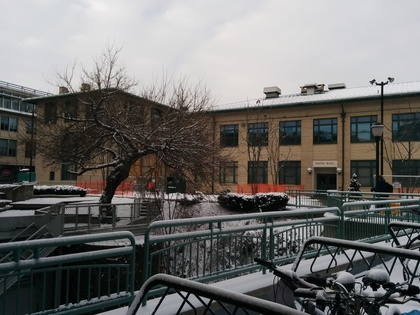
%> input picture homework3/results/ec1.jpg, 420 x 315 px, shrunk from 3264 x 2448 before the run
$ octave ec.m   (GNU Octave 9; MATLAB toolbox functions it lacks are replaced by stand-ins)
%> lines starting %> are read from the running program, lines starting %| are printed output that depends on the picture
### homework3/matlab/generatePanorama.m
% RANSACH.M
% 16-720 Spring 2015 - *Stub* Provided
% Generates a panorama of two images
%
% Arguments:
%     im1  - first image
%     im2  - second image
%
% Returns:
%     im3  - generated panorama
%
% usage: im3 = generatePanorama(im1, im2)

function im3 = generatePanorama(im1, im2)
    % TODO: STUDENT IMPLEMENTATION GOES HERE

    im1gray = im2double(rgb2gray(im1));
    im2gray = im2double(rgb2gray(im2));

    im1Features = detectSURFFeatures(im1gray);
    im2Features = detectSURFFeatures(im2gray);

    [features1, valid_points1] = extractFeatures(im1gray, im1Features);
    [features2, valid_points2] = extractFeatures(im2gray, im2Features);

    [indexPairs] = matchFeatures(features1,features2,'MaxRatio',.5);

    matchedPoints1 = valid_points1(indexPairs(:, 1), :);
    matchedPoints2 = valid_points2(indexPairs(:, 2), :);


    S = size(matchedPoints1,1);
    pts1 = [];
    pts2 = [];
    temp1 = [];
    temp2 = [];

    for i = 1:S
       temp1 = [round(matchedPoints1(i).Location)]';
       pts1 = [pts1 temp1];
       temp2 = [round(matchedPoints2(i).Location)]';
       pts2 = [pts2 temp2];
    end

    pts1(3,:) = 1;
    pts2(3,:) = 1;
    newIndexes =[ linspace(1,101,101);linspace(1,101,101)]';
    [H,e,I] = ransacH(newIndexes,pts1,pts2,1000,1);
    [h,w,~] = size(im1);
    [h2,w2,~] = size(im2)
    extrema1 = [w2;0;1];
    extrema2 = [w2;h2;1];
    extrema3 = [0;0;1];
    extrema4 = [0;h2;1];
    extrema5 = [w;0;1];
    extrema6 = [w;h;1];
    extrema7 = [0;0;1];
    extrema8 = [0;h;1];

    M = [.5 0 0; 0 .5 0; 0 0 1];

    translated1 = M*H*extrema1;
    translated2 = M*H*extrema2;
    translated3 = M*H*extrema3;
    translated4 = M*H*extrema4;
    translated5 = M*extrema5;
    translated6 = M*extrema6;
    translated7 = M*extrema7;
    translated8 = M*extrema8;

    xtranslated = [translated1(1)/translated1(3) translated2(1)/translated2(3) translated3(1)/translated3(3) translated4(1)/translated4(3)...
        translated5(1)/translated5(3) translated6(1)/translated6(3) translated7(1)/translated7(3) translated8(1)/translated8(3)];
    ytranslated = [translated1(2)/translated1(3) translated2(2)/translated2(3) translated3(2)/translated3(3) translated4(2)/translated4(3)...
        translated5(2)/translated5(3) translated6(2)/translated6(3) translated7(2)/translated7(3) translated8(2)/translated8(3)];
    xtrans = max(xtranslated) - min(xtranslated);
    ytrans =  max(ytranslated) - min(ytranslated);

    M(1,3) = abs(min(xtranslated));
    M(2,3) = abs(min(ytranslated));

    outsize = [round(ytrans),round(xtrans)];


    warp_im1 = warpH(im1,M,outsize);
    warp_im2 = warpH(im2,M*H,outsize);
    combinedImg = imfuse(warp_im1,warp_im2,'blend');
    imshow(combinedImg);

    im3 = combinedImg;

end

### homework3/matlab/ec.m
%load images
im1 = imread('../results/ec1.jpg');
%> im1 is the input picture: size 315x420x3 uint8; mean R, G, B 109.8, 108.8, 106.7
im2 = imread('../results/ec2.jpg');
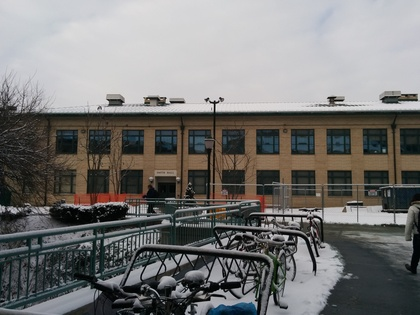
%> input picture homework3/results/ec2.jpg, 420 x 315 px, shrunk from 3264 x 2448 before the run
%> im2 is the input picture: size 315x420x3 uint8; mean R, G, B 118.7, 117.9, 116.4
im3 = imread('../results/ec3.jpg');
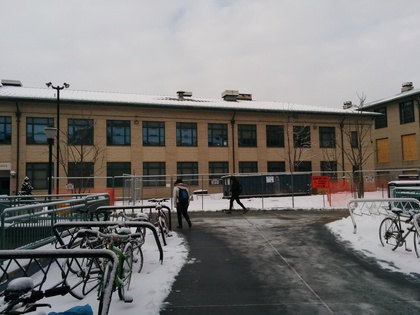
%> input picture homework3/results/ec3.jpg, 420 x 315 px, shrunk from 3264 x 2448 before the run
%> im3 is the input picture: size 315x420x3 uint8; mean R, G, B 120.9, 118.5, 116.4
%im4 is fuse of 1 and 2;
im4 = generatePanorama(im1,im2);
%> in generatePanorama, `im1gray = im2double(rgb2gray(im1));`:
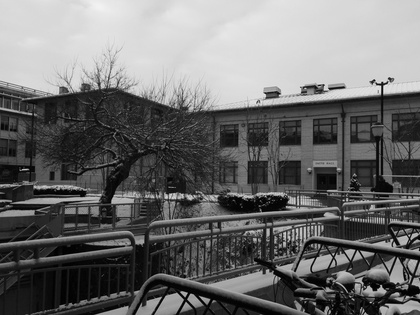
%> im1gray: size 315x420 double; min 0, max 0.949, mean 0.427
%> in generatePanorama, `im2gray = im2double(rgb2gray(im2));`:
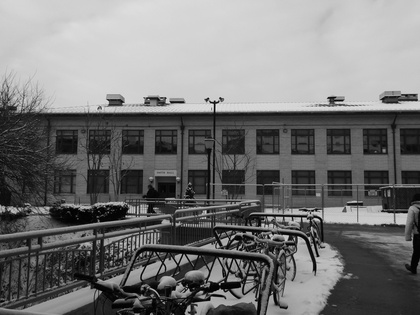
%> im2gray: size 315x420 double; min 0, max 0.906, mean 0.462
%> the run ends on the next line
